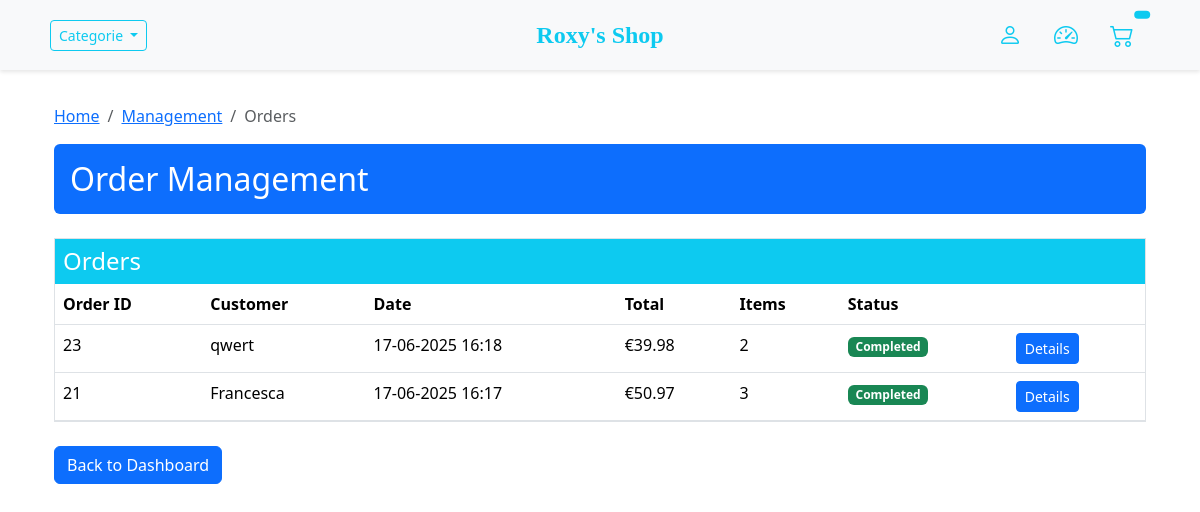
The app's page /management/orders/ (signed in), older data.
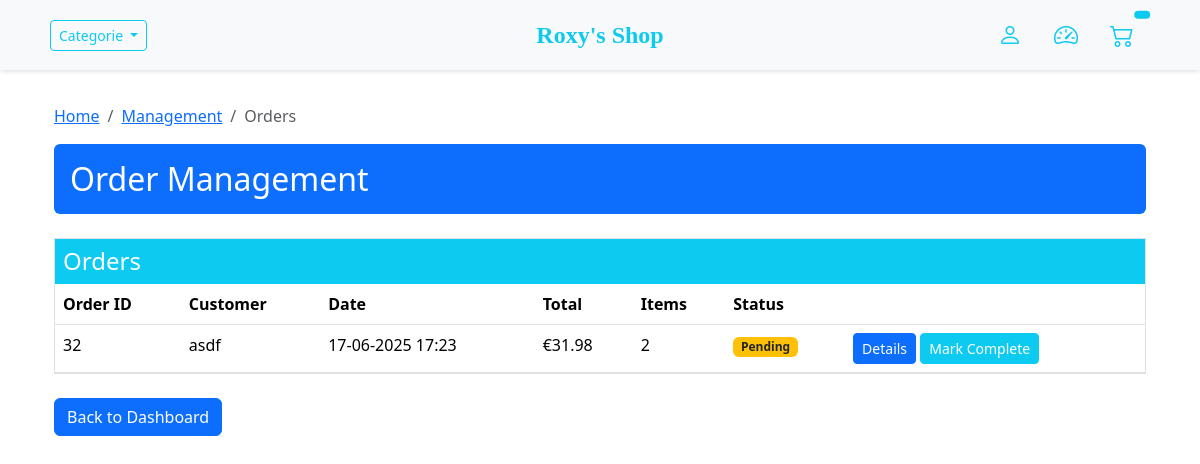
The same page, newer data.
### store/models.py (models this page shows, shortened)
class Order(models.Model):
	customer = models.ForeignKey(Customer, on_delete=models.SET_NULL, null=True, blank=True)
	date_ordered = models.DateTimeField(auto_now_add=True)
	complete = models.BooleanField(default=False)
	transaction_id = models.CharField(max_length=100, null=True)
	@property
	def get_cart_total(self):
		orderitems = self.orderitem_set.all()
		total = sum([item.get_total for item in orderitems])
		return total
	@property
	def get_cart_items(self):
		orderitems = self.orderitem_set.all()
		total = sum([item.quantity for item in orderitems])
		return total

class Customer(models.Model):
    user = models.OneToOneField(User, on_delete=models.CASCADE, null=True, blank=True)
    name = models.CharField(max_length=200, null=True)

class OrderItem(models.Model):
	product = models.ForeignKey(Product, on_delete=models.SET_NULL, null=True)
	order = models.ForeignKey(Order, on_delete=models.SET_NULL, null=True)
	quantity = models.IntegerField(default=0, null=True, blank=True)
	date_added = models.DateTimeField(auto_now_add=True)
	@property
	def get_total(self):
		if self.product is None:
			return 0
		return self.product.price * self.quantity

class Product(models.Model):
    name = models.CharField(max_length=200)
    price = models.DecimalField(max_digits=7, decimal_places=2)
    digital = models.BooleanField(default=False,null=True, blank=True)
    image = models.ImageField(null=True, blank=True)
    category = models.CharField(max_length=100, null=True, blank=True)

### management/views.py (the view)
# urls.py: path('orders/', views.order_list, name='order_list'),
@login_required
@user_passes_test(is_manager)
def order_list(request):
    orders = Order.objects.all().order_by('-date_ordered')
    context = {
        'orders': orders,
        'title': 'Orders List'
    }
    return render(request, 'management/order_list.html', context)

### management/views.py (called while the page is built)
def is_manager(user):
    return user.groups.filter(name='Store Managers').exists() or user.is_superuser

### management/templates/management/order_list.html (shortened to what this page needs)
{% extends 'store/main.html' %} {% block content %}
<div class="container mt-4">
  <nav aria-label="breadcrumb">
    <ol class="breadcrumb">
      <li class="breadcrumb-item"><a href="{% url 'store' %}">Home</a></li>
      <li class="breadcrumb-item">
        <a href="{% url 'management:dashboard' %}">Management</a>
      </li>
      <li class="breadcrumb-item active">Orders</li>
    </ol>
  </nav>
  <div class="bg-primary text-white p-3 mb-4 rounded">
    <h2 class="m-0">Order Management</h2>
  </div>
  <div class="bg-light border mb-4">
    <div class="bg-info text-white p-2">
      <h4 class="m-0">Orders</h4>
    </div>
    <div>
      <table class="table mb-0">
        <thead class="bg-light">
          <tr>
            <th>Order ID</th>
            <th>Customer</th>
            <th>Date</th>
            <th>Total</th>
            <th>Items</th>
            <th>Status</th>
            <th></th>
          </tr>
        </thead>
        <tbody>
          {% for order in orders %} {% if order.get_cart_items > 0 %}
          <tr>
            <td>{{ order.id }}</td>
            <td>{{ order.customer.name|default:"Guest" }}</td>
            <td>{{ order.date_ordered|date:"d-m-Y H:i" }}</td>
            <td>€{{ order.get_cart_total|floatformat:2 }}</td>
            <td>{{ order.get_cart_items }}</td>
            <td>
              {% if order.complete %}
              <span class="badge bg-success">Completed</span>
              {% else %}
              <span class="badge bg-warning text-dark">Pending</span>
              {% endif %}
            </td>
            <td>
              <a
                href="{% url 'management:order_detail' order.id %}"
                class="btn btn-sm btn-primary"
                >Details</a
              >
              {% if not order.complete %}
              <form
                method="post"
                action="{% url 'management:mark_order_complete' order.id %}"
                class="d-inline"
              >
                <button type="submit" class="btn btn-sm btn-info text-white">
                  Mark Complete
                </button>
              </form>
              {% endif %}
            </td>
          </tr>
          {% endif %} {% empty %}
          <tr>
            <td colspan="7" class="text-center py-4">No orders found.</td>
          </tr>
          {% endfor %}
        </tbody>
      </table>
    </div>
  </div>
  <div>
    <a href="{% url 'management:dashboard' %}" class="btn btn-primary">
      Back to Dashboard
    </a>
  </div>
</div>
{% endblock %}

Row changes from the older to the newer data that the page shows:
removed Order: id "23", customer.name "qwert", date_ordered "17-06-2025 16:18", get_cart_total "39.98", get_cart_items "2", complete "Completed"
removed Order: id "21", customer.name "Francesca", date_ordered "17-06-2025 16:17", get_cart_total "50.97", get_cart_items "3", complete "Completed"
added Order: id "32", customer.name "asdf", date_ordered "17-06-2025 17:23", get_cart_total "31.98", get_cart_items "2", complete "Pending"
